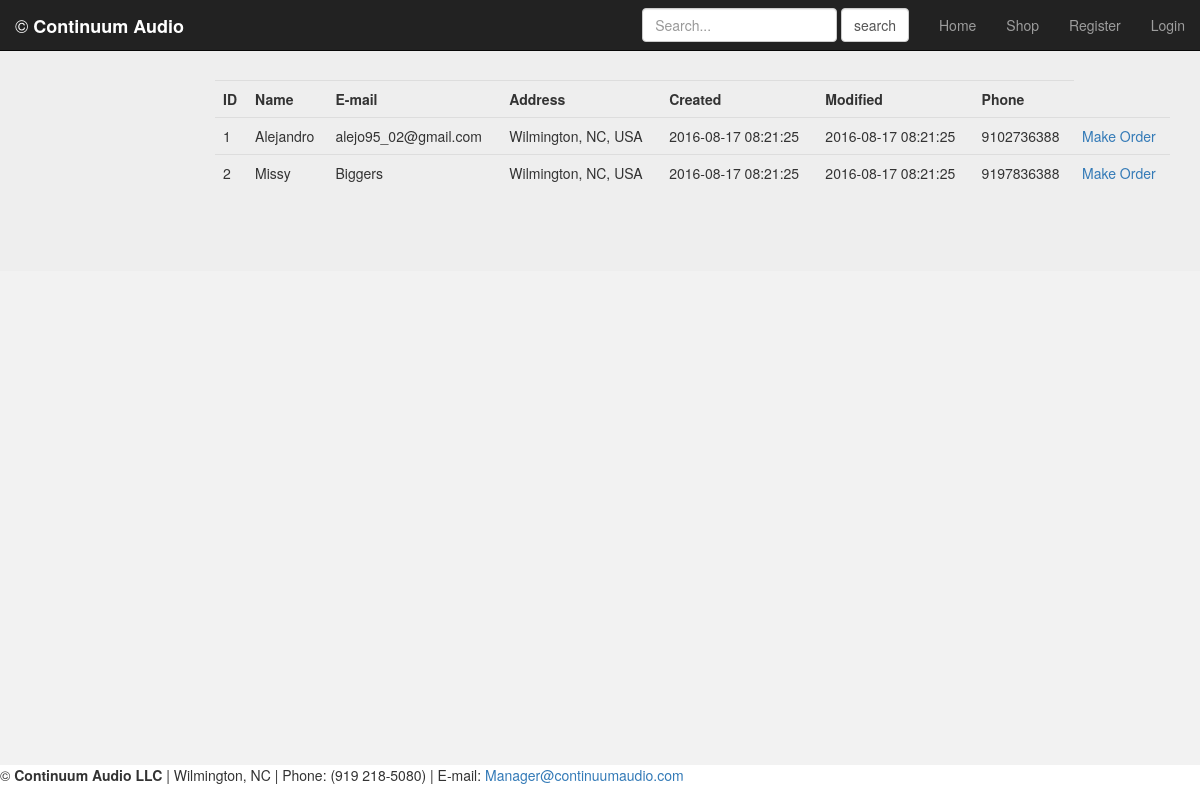
Screenshot of /public_html/Ca_Customer.php with the database file from the repository.
### tables this page shows
CREATE TABLE IF NOT EXISTS `customers1` (
  `id` int(11) NOT NULL,
  `name` varchar(100) NOT NULL,
  `email` varchar(100) NOT NULL,
  `phone` varchar(15) NOT NULL,
  `address` text NOT NULL,
  `created` datetime NOT NULL,
  `modified` datetime NOT NULL,
  `status` enum('1','0') NOT NULL DEFAULT '1'
);

### public_html/Ca_Customer.php (the view, shortened to what this page needs)
<?php
	require_once('../pdo_config.php');
	$sql = 'SELECT * FROM customers1';
require 'includes/Ca_Header.php';
?>
<!DOCTYPE html>
<body>
<div class="container">
<br><table width = "70%" cellpadding = "5" cellspace= "5" class="table">
<tr>
		<td><strong>ID</strong></td>
		<td><strong>Name</strong></td>
		<td><strong>E-mail</strong></td>
		<td><strong>Address</strong></td>
		<td><strong>Created</strong></td>
		<td><strong>Modified</strong></td>
		<td><strong>Phone</strong></td>
		</tr>
		</div>
<?php foreach($conn->query($sql) as $row) { ?>
		<tr>
		<?php $email = $row['email'] ?>
			<td><?php echo $row['id']; ?></td>
			<td><?php echo $row['name']; ?></td>
			<td><?php echo $row['email']; ?></td>
			<td><?php echo $row['address']; ?></td>
			<td><?php echo $row['created']; ?></td>
			<td><?php echo $row['modified']; ?></td>
			<td><?php echo $row['phone']; ?></td>
			<?php
				echo '<td><a href="setCusID.php?id=' . $email . "&fname=" . $fname .'">Make Order</a></td>'
			?>
	</tr>
<?php } ?>
	</body>
</html>
<?php include './includes/Ca_Footer.php'; ?>

### public_html/styles/stilo.css (style rules this page uses)
html { background-color: #f2f2f2; }
body { padding-top: 40px; padding-bottom: 40px; background-color: #eee; }

### public_html/Ca_Customer.php (style rules this page uses)
.container { padding-top: 20px; padding-bottom: 20px; padding-left: 200px; }

### rows the page displays
customers1: id "1", name "Alejandro", email "alejo95_02@gmail.com", address "Wilmington, NC, USA", created "2016-08-17 08:21:25", modified "2016-08-17 08:21:25", phone "9102736388"
customers1: id "2", name "Missy", email "Biggers", address "Wilmington, NC, USA", created "2016-08-17 08:21:25", modified "2016-08-17 08:21:25", phone "9197836388"
